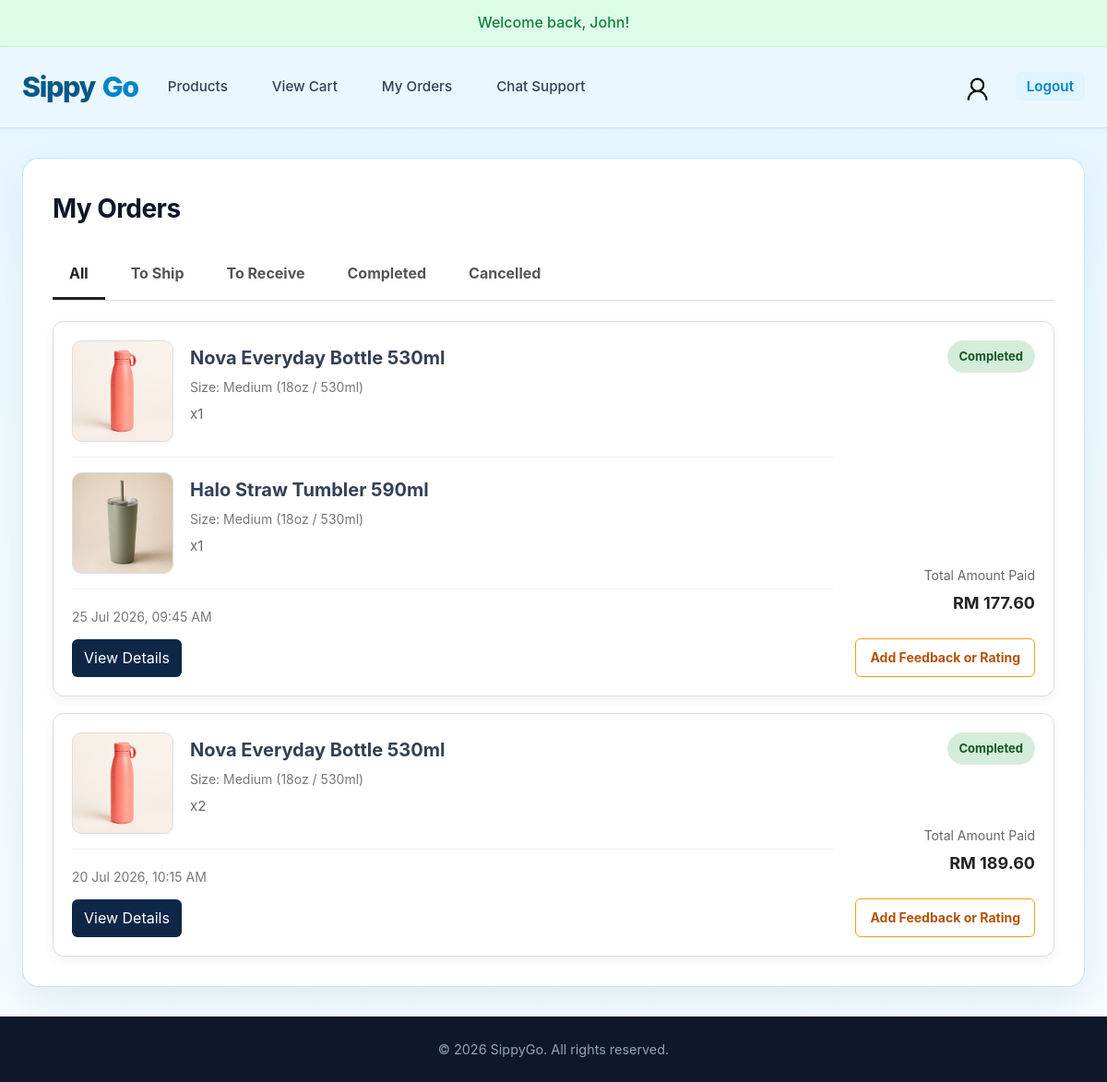
Screenshot of /order_history.php (signed in) with the database file from the repository.
### tables this page shows
CREATE TABLE `order_items` (
  `order_item_id` INT(11) NOT NULL AUTO_INCREMENT,
  `order_id` INT(11) NOT NULL,
  `product_id` INT(11) NOT NULL,
  `size` VARCHAR(50) NOT NULL,
  `quantity` INT(11) NOT NULL,
  `price` DECIMAL(10, 2) NOT NULL,
  PRIMARY KEY (`order_item_id`),
  CONSTRAINT `fk_order_item_order` FOREIGN KEY (`order_id`) 
    REFERENCES `orders`(`order_id`) 
    ON DELETE CASCADE,
  CONSTRAINT `fk_order_item_product` FOREIGN KEY (`product_id`) 
    REFERENCES `products`(`product_id`) 
    ON DELETE CASCADE
);

CREATE TABLE `products` (
  `product_id` INT(11) NOT NULL AUTO_INCREMENT,
  `category_id` INT(11) NOT NULL,
  `name` VARCHAR(255) NOT NULL,
  `description` TEXT,
  `price` DECIMAL(10,2) NOT NULL,
  `image_url` VARCHAR(255),
  `status` ENUM('active', 'archived') NOT NULL DEFAULT 'active',
  `created_at` TIMESTAMP DEFAULT CURRENT_TIMESTAMP,
  `updated_at` TIMESTAMP DEFAULT CURRENT_TIMESTAMP ON UPDATE CURRENT_TIMESTAMP,
  PRIMARY KEY (`product_id`),
  CONSTRAINT `fk_product_category` FOREIGN KEY (`category_id`) 
    REFERENCES `categories`(`category_id`) 
    ON DELETE RESTRICT 
    ON UPDATE CASCADE
);

CREATE TABLE `orders` (
  `order_id` INT(11) NOT NULL AUTO_INCREMENT,
  `user_id` INT(11) NOT NULL,
  `order_date` TIMESTAMP DEFAULT CURRENT_TIMESTAMP,
  `shipped_at` TIMESTAMP NULL DEFAULT NULL,
  `completed_at` TIMESTAMP NULL DEFAULT NULL,
  `cancelled_at` TIMESTAMP NULL DEFAULT NULL,
  `total_amount` DECIMAL(10, 2) NOT NULL,
  `subtotal_amount` DECIMAL(10, 2) NOT NULL DEFAULT 0.00,
  `points_used` INT UNSIGNED NOT NULL DEFAULT 0,
  `points_discount` DECIMAL(10, 2) NOT NULL DEFAULT 0.00,
  `points_earned` INT UNSIGNED NOT NULL DEFAULT 0,
  `status` ENUM('pending', 'shipped', 'completed', 'cancelled') NOT NULL DEFAULT 'pending',
  `recipient_name` VARCHAR(100) NOT NULL,
  `shipping_address` TEXT NOT NULL,
  `phone_number` VARCHAR(20) NOT NULL,
  `address_updated` TINYINT(1) NOT NULL DEFAULT 0,
  `payment_method` VARCHAR(30) NOT NULL DEFAULT 'cash_on_delivery',
  `payment_reference` VARCHAR(100) DEFAULT NULL,
  `payment_status` ENUM('pending', 'paid') NOT NULL DEFAULT 'pending',
  PRIMARY KEY (`order_id`),
  CONSTRAINT `fk_order_user` FOREIGN KEY (`user_id`) 
    REFERENCES `users`(`user_id`) 
    ON DELETE CASCADE
);

### _base.php (called while the page is built, shortened)
<?php
function get($key, $value = null) {
    $value = $_GET[$key] ?? $value;
    return is_array($value) ? array_map('trim', $value) : trim($value);
}
function temp($key, $value = null) {
    if ($value !== null) {
        $_SESSION["temp_$key"] = $value;
    }
    else {
        $value = $_SESSION["temp_$key"] ?? null;
        return $value;
    }
}
function encode($value) {
    return htmlentities($value);
}

### order_history.php (the view, shortened to what this page needs)
<?php
require_once "_base.php";
$_title = "My Orders";
$user_id = (int) $_SESSION['users']->user_id;
$status_filter = get("status", "all");
$page = get("page", "1");
if (!ctype_digit($page) || (int) $page < 1) {
    $page = 1;
} else {
    $page = (int) $page;
}
$orders_per_page = 8;
$sql = "SELECT
            o.order_id,
            o.order_date,
            o.status,
            o.total_amount,
            /*Check if there's feedback for that order*/
            EXISTS (
                SELECT 1
                FROM order_feedback AS f
                WHERE f.order_id = o.order_id
                  AND f.user_id = o.user_id
            ) AS feedback_submitted,
            (
                SELECT f.rating FROM order_feedback AS f
                WHERE f.order_id = o.order_id AND f.user_id = o.user_id
                LIMIT 1
            ) AS feedback_rating,
            (
                SELECT f.feedback FROM order_feedback AS f
                WHERE f.order_id = o.order_id AND f.user_id = o.user_id
                LIMIT 1
            ) AS feedback_text,
            (
                SELECT f.updated_at FROM order_feedback AS f
                WHERE f.order_id = o.order_id AND f.user_id = o.user_id
                LIMIT 1
            ) AS feedback_updated_at,
            oi.order_item_id,
            oi.product_id,
            oi.quantity,
            oi.price AS item_price,
            p.name AS product_name,
            p.image_url,
            oi.size AS size
        FROM orders AS o
        LEFT JOIN order_items AS oi
            ON o.order_id = oi.order_id
        LEFT JOIN products AS p
            ON oi.product_id = p.product_id
        /*Ensure customer only sees their own orders*/
        WHERE o.user_id = :user_id";
$sql .= " ORDER BY
            o.order_date DESC,
            o.order_id DESC,
            oi.order_item_id ASC";
            $stmt = $_db->prepare($sql);
            $params = [
                "user_id" => $user_id
            ];
            $stmt->execute($params);
$rows = $stmt->fetchAll(PDO::FETCH_ASSOC);
$orders = [];
foreach ($rows as $row) {
    $order_id = $row["order_id"];
    if (!isset($orders[$order_id])) {
        $orders[$order_id] = [
            "order_id" => $row["order_id"],
            "order_date" => $row["order_date"],
            "status" => $row["status"],
            "total_amount" => $row["total_amount"],
            "feedback_submitted" => (bool) $row["feedback_submitted"],
            "feedback_rating" => $row["feedback_rating"],
            "feedback_text" => $row["feedback_text"],
            "feedback_updated_at" => $row["feedback_updated_at"],
            "items" => []
        ];
    }
    if ($row["product_id"] !== null) {
        $orders[$order_id]["items"][] = [
            "product_name" => $row["product_name"],
            "image_url" => $row["image_url"],
            "quantity" => $row["quantity"],
            "item_price" => $row["item_price"],
            "size" => $row["size"]
        ];
    }
}
$orders = array_slice(
    $orders,
    ($page - 1) * $orders_per_page,
    $orders_per_page,
    true
);
require "_head.php";
?>
<nav class="order-tabs">
    <a
        href="order_history.php?status=all"
        class="<?= $status_filter === "all" ? "active" : "" ?>"
    >
        All
    </a>
    <a
        href="order_history.php?status=pending"
        class="<?= $status_filter === "pending" ? "active" : "" ?>"
    >
        To Ship
    </a>
    <a
        href="order_history.php?status=shipped"
        class="<?= $status_filter === "shipped" ? "active" : "" ?>"
    >
        To Receive
    </a>
    <a
        href="order_history.php?status=completed"
        class="<?= $status_filter === "completed" ? "active" : "" ?>"
    >
        Completed
    </a>
    <a
        href="order_history.php?status=cancelled"
        class="<?= $status_filter === "cancelled" ? "active" : "" ?>"
    >
        Cancelled
    </a>
</nav>
<section class="order-history">
    <?php if ($orders): ?>
        <?php foreach ($orders as $order): ?>
            <article class="order-card">
            <div class="order-left">
        <?php if ($order["items"]): ?>
            <div class="order-items-list">
        <?php foreach ($order["items"] as $item_index => $item): ?>
            <?php
            $productName = $item["product_name"] ?: "Unknown Product";
            $imageUrl = $item["image_url"] ?: "https://placehold.co/100x100?text=No+Image";
            $quantity = (int) $item["quantity"];
            ?>
            <div
                class="order-item-preview<?= $item_index >= 2 ? ' additional-order-item' : '' ?>"
                <?= $item_index >= 2 ? 'hidden' : '' ?>
            >
                <img
                    class="order-image"
                    src="<?= encode($imageUrl) ?>"
                    alt="<?= encode($productName) ?>"
                >
                <div class="order-info">
                <h2>
                    <?= encode($productName) ?>
                </h2>
                <?php if (!empty($item["size"])): ?>
                    <p class="product-variation">
                     Size: <?= encode($item["size"]) ?>
                    </p>
                <?php endif; ?>
                <p class="quantity">
                    x<?= $quantity ?>
                </p>
            </div>
        </div>
        <?php endforeach; ?>
        <div class="order-meta-section">
            <p class="order-meta">
                <?= date("d M Y, h:i A", strtotime($order["order_date"])) ?>
            </p>
            <a
                class="view-details"
                href="order_detail.php?id=<?= urlencode($order["order_id"]) ?>"
            >
                View Details
            </a>
        </div>
    </div>
    <?php endif; ?>
    </div>
    <div class="order-right">
    <div class="order-status-line">
        <span class="status status-<?= encode($order["status"]) ?>">
            <?= ucfirst(encode($order["status"])) ?>
        </span>
    </div>
    <div class="amount-section">
        <span class="amount-label">
            Total Amount Paid
        </span>
        <strong class="amount">
            RM <?= number_format((float) $order["total_amount"], 2) ?>
        </strong>
    <?php if ($order["status"] === "completed"): ?>
        <?php if ($order["feedback_submitted"]): ?>
            <button
            type="button"
            class="view-rating-button"
            data-order-id="<?= encode($order["order_id"]) ?>"
            data-rating="<?= encode($order["feedback_rating"]) ?>"
            data-feedback="<?= encode($order["feedback_text"] ?? '') ?>"
            data-updated-at="<?= encode($order["feedback_updated_at"] ?? '') ?>"
            >
            View Rating
            </button>
        <?php else: ?>
        <a
        class="feedback-button"
        href="order_feedback.php?id=<?= urlencode($order["order_id"]) ?>"
        >
        Add Feedback or Rating
        </a>
        <?php endif; ?>
        <?php endif; ?>
        </div>
        </div>
        </article>
        <?php endforeach; ?>
    <?php else: ?>
        <p>You do not have any orders yet.</p>
    <?php endif; ?>
</section>
<?php require "_foot.php"; ?>

### _head.php (shortened to what this page needs)
<!DOCTYPE html>
<html lang="en">
<head>
    <link rel="stylesheet" href="css/main.css">
    <?php if (in_array(basename($_SERVER['PHP_SELF']), [
        'order_history.php',
        'order_detail.php',
        'order_feedback.php',
        'admin_orders.php',
        'admin_order_detail.php'
    ])): ?>
    <link rel="stylesheet" href="css/orders.css">
    <link
        rel="stylesheet"
        href="https://cdnjs.cloudflare.com/ajax/libs/font-awesome/6.5.2/css/all.min.css"
    >
<?php endif; ?>
</head>
<body>
    <div id="info"><?= temp('info') ?></div>
    <header class="site-header">
        <div class="header-container">
            <?php
            $_is_admin_user = ($_SESSION['users']->role ?? '') === 'admin';
            $_logo_href = $_is_admin_user ? '/admin_dashboard.php' : '/products.php';
            ?>
            <a href="<?= $_logo_href ?>" class="logo-link" aria-label="SippyGo">
                <h1>Sippy<span>Go</span></h1>
            </a>
            <nav class="main-nav">
                <ul class="nav-list">
                    <div class="nav-group">
                        <?php if (isset($_SESSION['users'])): ?>
                            <?php if (($_SESSION['users']->role ?? '') !== 'admin') : ?>
                                <li>
                                    <a href="/products.php" class="nav-link">
                                        Products
                                    </a>
                                </li>
                                <li>
                                    <a href="/cart_view.php" class="nav-link">
                                        View Cart
                                    </a>
                                </li>
                                <li>
                                    <a href="/order_history.php" class="nav-link">
                                        My Orders
                                    </a>
                                </li>
                            <?php endif; ?>
                            <li>
                                <a href="/live_chat.php" class="nav-link">
                                    Chat Support
                                </a>
                            </li>
                        <?php endif; ?>
                    </div>
                    <div class="nav-group">
                        <?php if (isset($_SESSION['users'])): ?>
                            <li class="user-greeting">
                                <a href="/profile.php" class="user-name">
                                    <img
                                        src="/img/user-icon.png"
                                        alt="User Profile"
                                        class="nav-user-icon"
                                        style="width: 35px; height: 35px; margin-top: 10px;"
                                    >
                                </a>
                            </li>
                            <li>
                                <a href="/logout.php" class="nav-link nav-link-btn">
                                    Logout
                                </a>
                            </li>
                        <?php endif; ?>
                    </div>
                </ul>
            </nav>
        </div>
    </header>
    <?php
    $main_classes = array_filter([
        $pageClass ?? '',
        !empty($_hide_page_title) ? 'main-without-page-title' : '',
    ]);
    $show_page_title = ($_displayTitle ?? true) !== false && empty($_hide_page_title);
    ?>
    <main<?= $main_classes ? ' class="' . encode(implode(' ', $main_classes)) . '"' : '' ?>>
        <?php if ($show_page_title): ?>
            <h1<?= !empty($_page_title_class) ? ' class="' . encode($_page_title_class) . '"' : '' ?>><?= $_title ?? 'Untitled' ?></h1>
        <?php endif; ?>

### _foot.php (shortened to what this page needs)
</main>
    <footer>
        <p>&copy; <?= date('Y') ?> SippyGo. All rights reserved.</p>
    </footer>
</body>
</html>

### css/main.css (style rules this page uses)
:root { --primary: #0284c7; --primary-hover: #0369a1; --primary-light: #dff4ff; --dark: #0f172a; --text-main: #334155; --text-muted: #64748b; --bg-main: #eff9ff; --card-bg: #ffffff; --border-color: #e2e8f0; --shadow-sm: 0 1px 3px rgba(0,0,0,0.05); --shadow-md: 0 4px 12px rgba(0,0,0,0.08); --shadow-lg: 0 10px 25px rgba(0,0,0,0.12); --radius: 10px; --transition: all 0.2s cubic-bezier(0.4, 0, 0.2, 1); }
* { box-sizing: border-box; }
html, body { min-height: 100%; }
body { margin: 0; min-height: 100vh; display: flex; flex-direction: column; font-family: -apple-system, BlinkMacSystemFont, "Segoe UI", Roboto, "Helvetica Neue", Arial, sans-serif; line-height: 1.6; color: var(--text-main); background: linear-gradient(180deg, #dff4ff 0, var(--bg-main) 320px, #f8fcff 100%); }
.site-header { background: rgba(235, 248, 255, 0.95); border-bottom: 1px solid #c7e9fb; box-shadow: var(--shadow-sm); position: sticky; top: 0; z-index: 100; }
.header-container { max-width: 1200px; margin: 0 auto; padding: 18px 24px; display: flex; align-items: center; justify-content: space-between; gap: 20px; }
.logo-link { text-decoration: none; }
.site-header h1 { margin: 0; font-size: 1.9rem; font-weight: 850; letter-spacing: -0.045em; color: #075985; display: flex; align-items: center; gap: 8px; }
.site-header h1 span { color: var(--primary); }
.main-nav { display: flex; align-items: center; justify-content: space-between; width: 100%; }
.nav-list { display: flex; align-items: center; justify-content: space-between; width: 100%; margin: 0; padding: 0; list-style: none; }
.nav-group { display: flex; align-items: center; gap: 24px; }
.nav-link { text-decoration: none; color: var(--text-main); font-weight: 500; font-size: 0.95rem; padding: 6px 12px; border-radius: 6px; transition: var(--transition); }
.user-greeting { font-size: 0.9rem; color: var(--text-muted); font-weight: 500; }
.user-name { text-decoration: none; color: var(--dark); font-weight: 700; }
.nav-link-btn { background-color: var(--primary-light); color: var(--primary); font-weight: 600; }
main { flex: 1; width: calc(100% - 48px); max-width: 1200px; margin: 32px auto; padding: 32px; background-color: var(--card-bg); border-radius: 18px; border: 1px solid rgba(186, 230, 253, 0.9); box-shadow: 0 18px 42px rgba(14, 116, 144, 0.10); }
main > h1 { margin-top: 0; margin-bottom: 24px; font-size: 1.75rem; font-weight: 700; color: var(--dark); letter-spacing: -0.02em; }
footer { width: 100%; margin-top: auto; padding: 24px; background-color: var(--dark); color: #94a3b8; text-align: center; font-size: 0.9rem; }
footer p { margin: 0; }
#info { padding: 12px 24px; background-color: #dcfce7; color: #15803d; font-weight: 500; text-align: center; border-bottom: 1px solid #bbf7d0; }

### rows the page displays
order_items: product.image_url (picture), product.name "Halo Straw Tumbler 590ml", size "Medium (18oz / 530ml)", quantity "1"
order_items: product.image_url (picture), product.name "Nova Everyday Bottle 530ml", size "Medium (18oz / 530ml)", quantity "2", order.order_date "20 Jul 2026, 10:15 AM", order.status "Completed", order.total_amount "189.60"

### other values shown
temp('info') "Welcome back, John!"
$_title "My Orders"
encode($productName) "Nova Everyday Bottle 530ml"
encode($item["size"]) "Medium (18oz / 530ml)"
$quantity "1"
date("d M Y, h:i A", strtotime($order["order_date"])) "25 Jul 2026, 09:45 AM"
encode($order["status"]) "Completed"
$order["total_amount"] "177.60"
